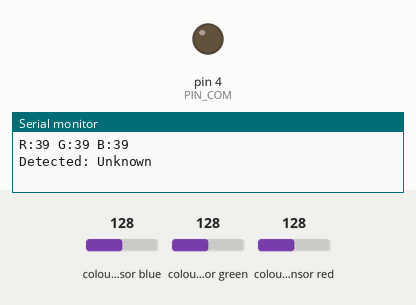
The sketch below on a simulated Arduino Uno, built with avr-gcc and run on an emulated ATmega328P. Parts: output pins drawn as LEDs (lit = HIGH), the last lines printed to the serial monitor. Wiring (inferred from the names in the program): TCS3200 colour sensor: output pin 12; S2 pin 10; S3 pin 11; S0 pin 8; S1 pin 9. Dashed ring = blinking. The test bench sets the inputs (shaded band); at power-on: colour sensor green 128, colour sensor blue 128, colour sensor red 128. Pins used as bus, display or sensor lines are not drawn.

Above: at 1.2 s.
1.3 s: colour sensor green set to 191
At 3.17 s:
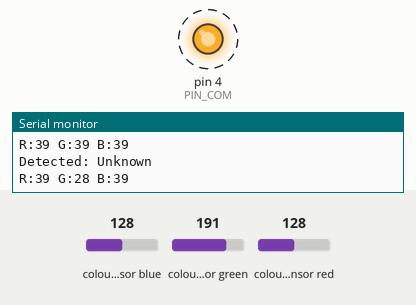
4.3 s: colour sensor blue set to 191
7.3 s: colour sensor red set to 250
At 9.33 s:
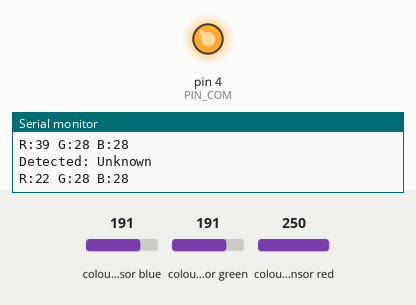
Timing chart, 0 to 16.3 s (numbered marks = the images above; inputs shaded):
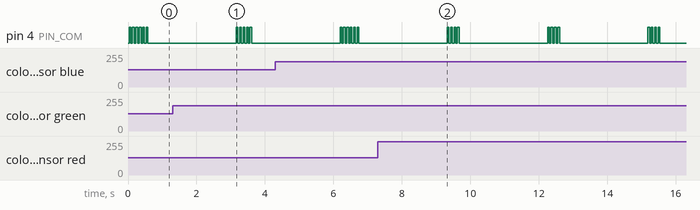

The sketch:

color_identify.ino
```cpp
/*
 * Automated Color Sorter - Arduino
 * Author: Vincent Zhou
 * Interfaces with TCS3200 sensor and communicates via Pulse Protocol to Raspberry Pi.
 */

//Pin Definitions
const int S0=8;
const int S1=9;
const int S2=10;
const int S3=11;
const int PIN_SENSOR_OUT=12;
const int PIN_COM=4; // Output to Raspberry Pi

//Struct for defining each color and information
struct ColorProfile {
  String name;
  int r_target,g_target,b_target;
  int tolerance;
  int pulseCount; // Number of pulses to send to Pi
};

//Creating colors
ColorProfile orange={"Orange",10,18,19,3,2};
ColorProfile purple={"Purple",12,19,19,3,3};
ColorProfile red={"Red",20,50,50,10,4};
ColorProfile green={"Green",50,20,50,10,5};

int redFreq=0,greenFreq=0,blueFreq=0;

void setup() {
  pinMode(S0,OUTPUT);
  pinMode(S1,OUTPUT);
  pinMode(S2,OUTPUT);
  pinMode(S3,OUTPUT);
  pinMode(PIN_COM,OUTPUT);
  pinMode(PIN_SENSOR_OUT,INPUT);
  // Set Frequency scaling to 20%
  digitalWrite(S0,HIGH);
  digitalWrite(S1,HIGH);
  Serial.begin(9600);
}

void loop() {
  readColorSensor();
  String detectedColor=identifyColor();
  Serial.print("Detected: "); Serial.println(detectedColor);
  delay(2000);  //small delay
}

void readColorSensor() {
  // Read Red
  digitalWrite(S2,LOW);
  digitalWrite(S3,LOW);
  redFreq=pulseIn(PIN_SENSOR_OUT,LOW);
  delay(10);
  // Read Blue
  digitalWrite(S2,LOW);
  digitalWrite(S3,HIGH);
  blueFreq=pulseIn(PIN_SENSOR_OUT,LOW);
  delay(10);
  // Read Green
  digitalWrite(S2,HIGH);
  digitalWrite(S3,HIGH);
  greenFreq=pulseIn(PIN_SENSOR_OUT,LOW);
  delay(10);


  //output for debugging
  Serial.print("R:"); Serial.print(redFreq);
  Serial.print(" G:"); Serial.print(greenFreq);
  Serial.print(" B:"); Serial.println(blueFreq);
}

String identifyColor() {
  // Logic for Orange
  if (abs(redFreq-orange.r_target)<orange.tolerance && abs(greenFreq-orange.g_target)<orange.tolerance) {
    sendPulses(orange.pulseCount);
    return orange.name;
  }
  // Logic for Purple
  else if (abs(redFreq-purple.r_target)<purple.tolerance && abs(greenFreq-purple.g_target)<purple.tolerance) {
    sendPulses(purple.pulseCount);
    return purple.name;
  }
  // Logic for Red
  else if (redFreq<blueFreq && redFreq<greenFreq && redFreq<25) {
    sendPulses(red.pulseCount);
    return red.name;
  }
  // Logic for Green
  else if (greenFreq<redFreq && greenFreq<blueFreq) {
    sendPulses(green.pulseCount);
    return green.name;
  }
  // Unknown
  else {
    sendPulses(6); // 6 pulses for unknown
    return "Unknown";
  }
}
// Sends a specific number of 1s to the Raspberry Pi
void sendPulses(int count) {
  for (int i=0; i<count; i++) {
    digitalWrite(PIN_COM,HIGH);
    delay(50); // Signal ON for 50ms
    digitalWrite(PIN_COM,LOW);
    delay(50); // Signal OFF for 50ms
  }
  delay(500); // Cooldown
}
```

Measured:
- by itself, pin 4 (PIN_COM): repeats every 2.9 s: 3 × (LOW 0.05 s, HIGH 0.05 s), LOW 2.6 s, HIGH 0.05 s
